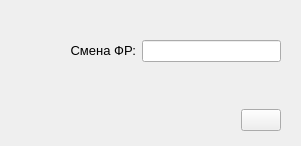
<?xml version="1.0" encoding="UTF-8"?>
<ui version="4.0">
 <class>dialog</class>
 <widget class="Dialog" name="dialog">
  <property name="windowModality">
   <enum>Qt::ApplicationModal</enum>
  </property>
  <property name="geometry">
   <rect>
    <x>0</x>
    <y>0</y>
    <width>301</width>
    <height>146</height>
   </rect>
  </property>
  <property name="windowTitle">
   <string>Смена</string>
  </property>
  <widget class="QWidget" name="gridLayoutWidget">
   <property name="geometry">
    <rect>
     <x>70</x>
     <y>40</y>
     <width>211</width>
     <height>91</height>
    </rect>
   </property>
   <layout class="QGridLayout" name="gridLayout">
    <item row="1" column="1">
     <layout class="QVBoxLayout" name="verticalLayout_2">
      <item>
       <spacer name="verticalSpacer">
        <property name="orientation">
         <enum>Qt::Vertical</enum>
        </property>
        <property name="sizeHint" stdset="0">
         <size>
          <width>20</width>
          <height>40</height>
         </size>
        </property>
       </spacer>
      </item>
      <item>
       <layout class="QHBoxLayout" name="horizontalLayout">
        <item>
         <spacer name="horizontalSpacer">
          <property name="orientation">
           <enum>Qt::Horizontal</enum>
          </property>
          <property name="sizeHint" stdset="0">
           <size>
            <width>40</width>
            <height>20</height>
           </size>
          </property>
         </spacer>
        </item>
        <item>
         <widget class="QPushButton" name="buttonOk">
          <property name="sizePolicy">
           <sizepolicy hsizetype="Fixed" vsizetype="Fixed">
            <horstretch>0</horstretch>
            <verstretch>0</verstretch>
           </sizepolicy>
          </property>
          <property name="focusPolicy">
           <enum>Qt::NoFocus</enum>
          </property>
          <property name="text">
           <string/>
          </property>
          <property name="icon">
           <iconset>
            <normaloff>../../resources/ok.png</normaloff>../../resources/ok.png</iconset>
          </property>
         </widget>
        </item>
       </layout>
      </item>
     </layout>
    </item>
    <item row="0" column="0">
     <widget class="QLabel" name="label">
      <property name="sizePolicy">
       <sizepolicy hsizetype="Fixed" vsizetype="Fixed">
        <horstretch>0</horstretch>
        <verstretch>0</verstretch>
       </sizepolicy>
      </property>
      <property name="font">
       <font>
        <pointsize>10</pointsize>
       </font>
      </property>
      <property name="text">
       <string>Смена ФР:</string>
      </property>
      <property name="alignment">
       <set>Qt::AlignRight|Qt::AlignTrailing|Qt::AlignVCenter</set>
      </property>
     </widget>
    </item>
    <item row="0" column="1">
     <widget class="QLineEdit" name="lineEditSmena">
      <property name="inputMask">
       <string>00000; </string>
      </property>
     </widget>
    </item>
   </layout>
  </widget>
 </widget>
 <customwidgets>
  <customwidget>
   <class>Dialog</class>
   <extends>QDialog</extends>
   <header>dialog.h</header>
  </customwidget>
 </customwidgets>
 <resources/>
 <connections/>
</ui>
